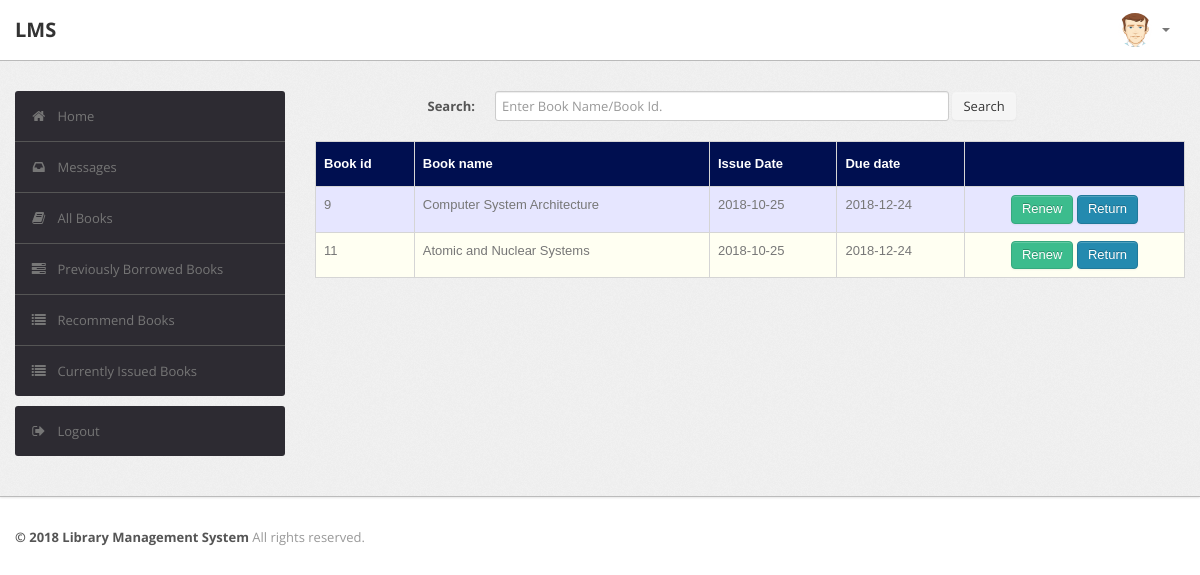
/student/current.php (signed in), run on the app's committed database.
### tables this page shows
CREATE TABLE `record` (
  `RollNo` varchar(50) NOT NULL,
  `BookId` int(10) NOT NULL,
  `Date_of_Issue` date DEFAULT NULL,
  `Due_Date` date DEFAULT NULL,
  `Date_of_Return` date DEFAULT NULL,
  `Dues` int(10) DEFAULT NULL,
  `Renewals_left` int(10) DEFAULT NULL,
  PRIMARY KEY (`RollNo`,`BookId`),
  KEY `BookId` (`BookId`),
  CONSTRAINT `record_ibfk_1` FOREIGN KEY (`RollNo`) REFERENCES `user` (`RollNo`),
  CONSTRAINT `record_ibfk_2` FOREIGN KEY (`BookId`) REFERENCES `book` (`BookId`)
);

CREATE TABLE `book` (
  `BookId` int(10) NOT NULL AUTO_INCREMENT,
  `Title` varchar(50) DEFAULT NULL,
  `Publisher` varchar(50) DEFAULT NULL,
  `Year` varchar(50) DEFAULT NULL,
  `Availability` int(5) DEFAULT NULL,
  PRIMARY KEY (`BookId`)
);

### student/current.php (the view, shortened to what this page needs)
<?php
require('dbconn.php');
?>
<?php
if ($_SESSION['RollNo']) {
    ?>
<!DOCTYPE html>
<html lang="en">
    <head>
        <link type="text/css" href="bootstrap/css/bootstrap.min.css" rel="stylesheet">
        <link type="text/css" href="bootstrap/css/bootstrap-responsive.min.css" rel="stylesheet">
        <link type="text/css" href="css/theme.css" rel="stylesheet">
        <link type="text/css" href="images/icons/css/font-awesome.css" rel="stylesheet">
    </head>
    <body>
        <div class="navbar navbar-fixed-top">
            <div class="navbar-inner">
                <div class="container">
                        <a class="brand" href="index.php">LMS </a>
                    <div class="nav-collapse collapse navbar-inverse-collapse">
                        <ul class="nav pull-right">
                            <li class="nav-user dropdown"><a href="#" class="dropdown-toggle" data-toggle="dropdown">
                                <img src="images/user.png" class="nav-avatar" />
                                <b class="caret"></b></a>
                            </li>
                        </ul>
                    </div>
                </div>
            </div>
        </div>
        <div class="wrapper">
            <div class="container">
                <div class="row">
                    <div class="span3">
                        <div class="sidebar">
                            <ul class="widget widget-menu unstyled">
                                <li class="active"><a href="index.php"><i class="menu-icon icon-home"></i>Home
                                </a></li>
                                 <li><a href="message.php"><i class="menu-icon icon-inbox"></i>Messages</a>
                                </li>
                                <li><a href="book.php"><i class="menu-icon icon-book"></i>All Books </a></li>
                                <li><a href="history.php"><i class="menu-icon icon-tasks"></i>Previously Borrowed Books </a></li>
                                <li><a href="recommendations.php"><i class="menu-icon icon-list"></i>Recommend Books </a></li>
                                <li><a href="current.php"><i class="menu-icon icon-list"></i>Currently Issued Books </a></li>
                            </ul>
                            <ul class="widget widget-menu unstyled">
                                <li><a href="logout.php"><i class="menu-icon icon-signout"></i>Logout </a></li>
                            </ul>
                        </div>
                    </div>
                    <div class="span9">
                        <form class="form-horizontal row-fluid" action="current.php" method="post">
                                        <div class="control-group">
                                            <label class="control-label" for="Search"><b>Search:</b></label>
                                            <div class="controls">
                                                <input type="text" id="title" name="title" placeholder="Enter Book Name/Book Id." class="span8" required>
                                                <button type="submit" name="submit"class="btn">Search</button>
                                            </div>
                                        </div>
                                    </form>
                                    <br>
                                    <?php
                                    $rollno = $_SESSION['RollNo'];
                                    if(isset($_POST['submit']))
                                        {$s=$_POST['title'];
                                            $sql="select * from LMS.record,LMS.book where RollNo = '$rollno' and Date_of_Issue is NOT NULL and Date_of_Return is NULL and book.Bookid = record.BookId and (record.BookId='$s' or Title like '%$s%')";
                                        }
                                    else
                                        $sql="select * from LMS.record,LMS.book where RollNo = '$rollno' and Date_of_Issue is NOT NULL and Date_of_Return is NULL and book.Bookid = record.BookId";
                                    $result=$conn->query($sql);
                                    $rowcount=mysqli_num_rows($result);
                                    if(!($rowcount))
                                        echo "<br><center><h2><b><i>No Results</i></b></h2></center>";
                                    else
                                    {
                                    ?>
                        <table class="table" id = "tables">
                                  <thead>
                                    <tr>
                                      <th>Book id</th>
                                      <th>Book name</th>
                                      <th>Issue Date</th>
                                      <th>Due date</th>
                                      <th></th>
                                    </tr>
                                  </thead>
                                  <tbody>
                                <?php
                            while($row=$result->fetch_assoc())
                            {
                                $bookid=$row['BookId'];
                                $name=$row['Title'];
                                $issuedate=$row['Date_of_Issue'];
                                $duedate=$row['Due_Date'];
                                $renewals=$row['Renewals_left'];
                            ?>
                                    <tr>
                                      <td><?php echo $bookid ?></td>
                                      <td><?php echo $name ?></td>
                                      <td><?php echo $issuedate ?></td>
                                      <td><?php echo $duedate ?></td>
                                        <td><center>
                                        <?php
                                         if($renewals)
                                            echo "<a href=\"renew_request.php?id=".$bookid."\" class=\"btn btn-success\">Renew</a>";
                                        ?>
                                        <a href="return_request.php?id=<?php echo $bookid; ?>" class="btn btn-primary">Return</a>
                                        </center></td>
                                    </tr>
                            <?php }} ?>
                                    </tbody>
                                </table>
                    </div>
                </div>
            </div>
        </div>
<div class="footer">
            <div class="container">
                <b class="copyright">&copy; 2018 Library Management System </b>All rights reserved.
            </div>
        </div>
    </body>
</html>
<?php }
else {
    echo "<script type='text/javascript'>alert('Access Denied!!!')</script>";
} ?>

### student/css/theme.css (style rules this page uses)
#tables { font-family: "Trebuchet MS", Arial, Helvetica, sans-serif; border-collapse: collapse; width: 100%; }
#tables td, #tables th { border: 1px solid #ddd; padding: 8px; }
#tables tr:nth-child(even) { background-color: #fffff2; }
#tables tr:nth-child(odd) { background-color: #e6e6ff; }
#tables th { padding-top: 12px; padding-bottom: 12px; text-align: left; background-color: #000F50; color: white; }
body { font-size: 13px; font-family: 'Open Sans', Arial, sans-serif; background: #fff; color: #777 }
strong, b { color: #555 }
.wrapper { background: url(../images/bg.png) #eee; border-bottom: 1px solid #bbb; -webkit-box-shadow: 0 1px 2px rgba(0,0,0,0.1); -moz-box-shadow: 0 1px 2px rgba(0,0,0,0.1); box-shadow: 0 1px 2px rgba(0,0,0,0.1); padding: 30px 0 }
.footer { color: #999; padding: 30px 0 60px }
form { margin: 0 }
select, textarea, input[type="text"], input[type="password"], input[type="datetime"], input[type="datetime-local"], input[type="date"], input[type="month"], input[type="time"], input[type="week"], input[type="number"], input[type="email"], input[type="url"], input[type="search"], input[type="tel"], input[type="color"], .uneditable-input, label, input, button, select, textarea { -webkit-border-radius: 3px; -moz-border-radius: 3px; border-radius: 3px; font-size: 13px; font-family: 'Open Sans', Tahoma, Arial, sans-serif }
body [class^="icon-"], body [class*=" icon-"] { font-size: 14px; line-height: 20px; height: 20px }
.form-horizontal .control-group, .form-vertical .control-group { margin-bottom: 0 }
.navbar { position: static!important; margin: 0!important }
.navbar .navbar-inner { background: #fff; border-bottom: 1px solid #bbb; -webkit-box-shadow: 0 1px 2px rgba(0,0,0,0.15); -moz-box-shadow: 0 1px 2px rgba(0,0,0,0.15); box-shadow: 0 1px 2px rgba(0,0,0,0.15) }
.navbar .brand { color: #333; font-weight: bold; font-size: 20px; margin-right: 20px; padding: 20px }
.navbar .nav>li>a { padding: 20px 15px; font-weight: bold; color: #777 }
.nav-user>a { height: 20px }
.nav-avatar { width: 34px; height: 34px; margin: -7px 5px 0 0; -webkit-border-radius: 50%; -moz-border-radius: 50%; border-radius: 50% }
.btn, .btn-box { -webkit-border-radius: 3px; -moz-border-radius: 3px; border-radius: 3px }
.btn { font-size: 13px; font-weight: 600 }
.btn { display: inline-block; margin-bottom: 0; font-weight: 400; text-align: center; vertical-align: middle; cursor: pointer; background-image: none; border: 1px solid transparent; white-space: nowrap; padding: 4px 10px; font-size: 13px; line-height: 1.42857; border-radius: 4px; -webkit-user-select: none; -moz-user-select: none; -ms-user-select: none; user-select: none }
.btn-primary { color: #fff; background-color: #248aaf; border-color: #20799a }
.btn-success { color: #fff; background-color: #3cbc8d; border-color: #36a97f }
.table { margin-bottom: 0 }
.table th, .table td { border-color: #d5d5d5!important }
.widget-menu { background: #fff; -webkit-border-radius: 3px; -moz-border-radius: 3px; border-radius: 3px; overflow: hidden }
.widget-menu a { color: #555; display: block; line-height: 20px; padding: 15px; text-decoration: none!important }
.widget-menu .menu-icon { margin-right: 10px; color: #767676; -webkit-transition: all .2s ease-in-out; -moz-transition: all .2s ease-in-out; transition: all .2s ease-in-out; }
.widget-menu>li+li { border-top: 1px solid #555 }
.widget-menu>li>a { background-color: #2d2b32; color: #767676; -webkit-transition: all .2s ease-in-out; -moz-transition: all .2s ease-in-out; transition: all .2s ease-in-out; }

### data on the page
record: BookId.BookId "9", BookId.Title "Computer System Architecture", Date_of_Issue "2018-10-25", Due_Date "2018-12-24"
record: BookId.BookId "11", BookId.Title "Atomic and Nuclear Systems", Date_of_Issue "2018-10-25", Due_Date "2018-12-24"
